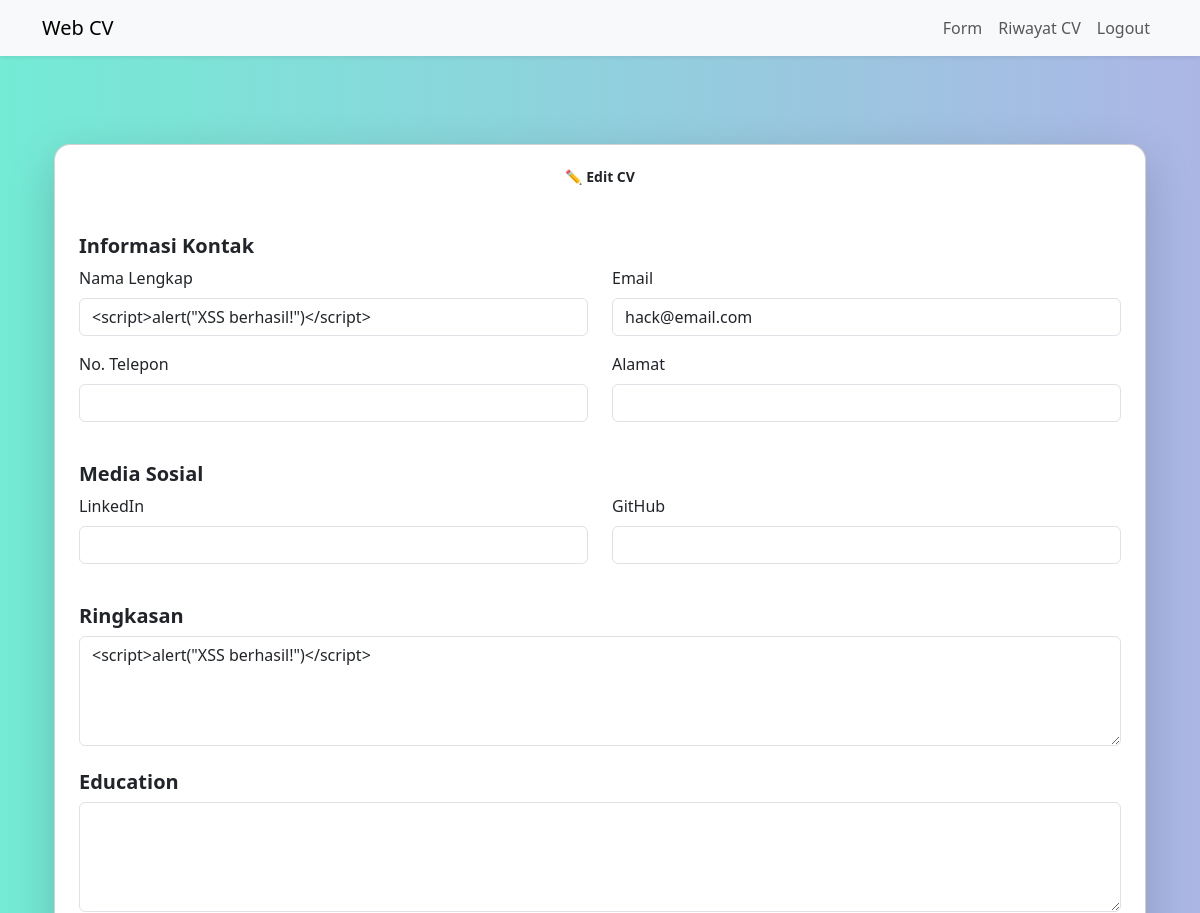
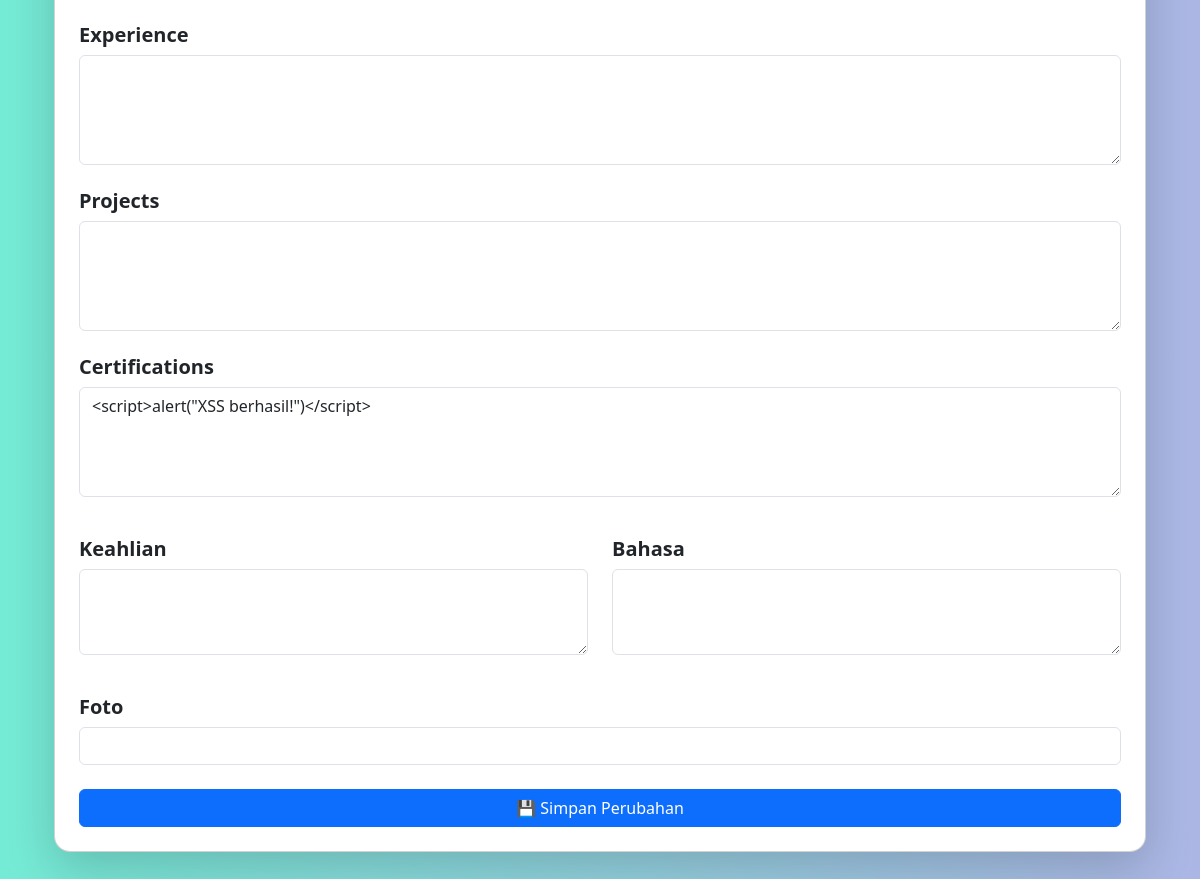
The page /cv/2/edit (signed in) on the database its author committed (2 pictures, top to bottom).
### tables this page shows
CREATE TABLE cv (
    id              INTEGER PRIMARY KEY AUTOINCREMENT,
    user_id         INTEGER NOT NULL,
    name            TEXT NOT NULL,
    email           TEXT NOT NULL,
    phone           TEXT,
    address         TEXT,
    linkedin        TEXT,
    github          TEXT,
    summary         TEXT,
    education       TEXT,
    experience      TEXT,
    projects        TEXT,
    certifications  TEXT,
    skills          TEXT,
    languages       TEXT,
    photo_url       TEXT,
    FOREIGN KEY (user_id) REFERENCES user(id)
);

### app.py (the view)
@app.route('/cv/<int:cv_id>/edit', methods=['GET'])
@login_required
def edit_cv(cv_id):
    conn = get_db()
    cv = conn.execute('SELECT * FROM cv WHERE id=? AND user_id=?', (cv_id, current_user.id)).fetchone()
    conn.close()
    if not cv:
        return 'CV tidak ditemukan atau bukan milik Anda', 404
    return render_template('cv_edit.html', data=cv)

### app.py (called while the page is built)
@app.after_request
def remove_frame_options(response):
    response.headers.pop('X-Frame-Options', None)
    return response

@login_manager.user_loader
def load_user(user_id):
    conn = sqlite3.connect(DB_PATH)
    cur = conn.execute('SELECT id, username FROM user WHERE id = ?', (user_id,))
    row = cur.fetchone()
    conn.close()
    return User(*row) if row else None

def get_db():
    conn = sqlite3.connect(DB_PATH)
    conn.row_factory = sqlite3.Row
    return conn

### templates/cv_edit.html (shortened to what this page needs)
{% extends 'base.html' %}
{% block content %}
<div class="container py-5">
  <div class="card shadow-lg rounded-4 p-4">
    <h1 class="text-center mb-4 fw-bold">✏️ Edit CV</h1>
    <form method="post" action="{{ url_for('update_cv', cv_id=data.id) }}">
      <h5 class="fw-semibold mt-4">Informasi Kontak</h5>
      <div class="row">
        <div class="col-md-6 mb-3">
          <label class="form-label">Nama Lengkap</label>
          <input type="text" name="name" class="form-control" value="{{ data.name }}" required>
        </div>
        <div class="col-md-6 mb-3">
          <label class="form-label">Email</label>
          <input type="email" name="email" class="form-control" value="{{ data.email }}" required>
        </div>
        <div class="col-md-6 mb-3">
          <label class="form-label">No. Telepon</label>
          <input type="text" name="phone" class="form-control" value="{{ data.phone }}">
        </div>
        <div class="col-md-6 mb-3">
          <label class="form-label">Alamat</label>
          <input type="text" name="address" class="form-control" value="{{ data.address }}">
        </div>
      </div>
      <h5 class="fw-semibold mt-4">Media Sosial</h5>
      <div class="row">
        <div class="col-md-6 mb-3">
          <label class="form-label">LinkedIn</label>
          <input type="url" name="linkedin" class="form-control" value="{{ data.linkedin }}">
        </div>
        <div class="col-md-6 mb-3">
          <label class="form-label">GitHub</label>
          <input type="url" name="github" class="form-control" value="{{ data.github }}">
        </div>
      </div>
      <h5 class="fw-semibold mt-4">Ringkasan</h5>
      <div class="mb-3">
        <textarea name="summary" class="form-control" rows="4">{{ data.summary }}</textarea>
      </div>
      {% for section in ['education', 'experience', 'projects', 'certifications'] %}
        <h5 class="fw-semibold mt-4">{{ section|capitalize }}</h5>
        <div class="mb-3">
          <textarea name="{{ section }}" class="form-control" rows="4">{{ data[section] }}</textarea>
        </div>
      {% endfor %}
      <div class="row">
        <div class="col-md-6 mb-3">
          <h5 class="fw-semibold mt-4">Keahlian</h5>
          <textarea name="skills" class="form-control" rows="3">{{ data.skills }}</textarea>
        </div>
        <div class="col-md-6 mb-3">
          <h5 class="fw-semibold mt-4">Bahasa</h5>
          <textarea name="languages" class="form-control" rows="3">{{ data.languages }}</textarea>
        </div>
      </div>
      <h5 class="fw-semibold mt-4">Foto</h5>
      <div class="mb-4">
        <input type="url" name="photo" class="form-control" value="{{ data.photo_url }}">
      </div>
      <button type="submit" class="btn btn-primary w-100">💾 Simpan Perubahan</button>
    </form>
  </div>
</div>
{% endblock %}

### static/style.css (style rules this page uses)
body { font-family: 'Segoe UI', sans-serif; background: linear-gradient(to right, #74ebd5, #acb6e5); margin: 0; padding: 0; }
.text-center { font-size: 14px; }

### rows shown on the page
cv: name "<script>alert(\"XSS berhasil!\")</script>", email "hack@email.com", summary "<script>alert(\"XSS berhasil!\")</script>", certifications "<script>alert(\"XSS berhasil!\")</script>"

### other values the page prints
{{ section|capitalize }} "Education" "Experience" "Projects" "Certifications"
